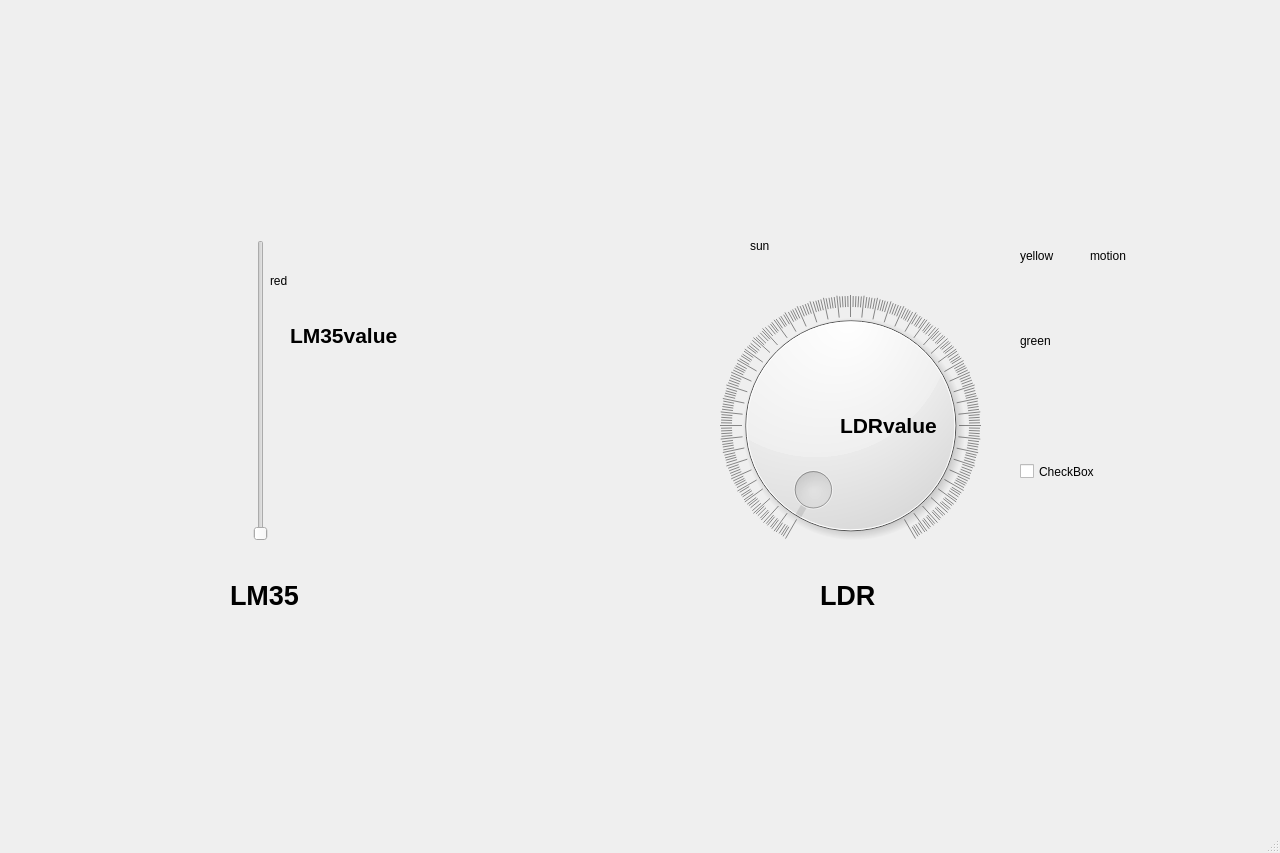
<?xml version="1.0" encoding="UTF-8"?>
<ui version="4.0">
 <class>MainWindow</class>
 <widget class="QMainWindow" name="MainWindow">
  <property name="geometry">
   <rect>
    <x>0</x>
    <y>0</y>
    <width>1280</width>
    <height>853</height>
   </rect>
  </property>
  <property name="windowTitle">
   <string>MainWindow</string>
  </property>
  <widget class="QWidget" name="centralwidget">
   <widget class="QLabel" name="sun">
    <property name="geometry">
     <rect>
      <x>750</x>
      <y>150</y>
      <width>251</width>
      <height>191</height>
     </rect>
    </property>
    <property name="text">
     <string>sun</string>
    </property>
   </widget>
   <widget class="QLabel" name="red">
    <property name="geometry">
     <rect>
      <x>270</x>
      <y>240</y>
      <width>121</width>
      <height>81</height>
     </rect>
    </property>
    <property name="text">
     <string>red</string>
    </property>
   </widget>
   <widget class="QSlider" name="LM35_2">
    <property name="geometry">
     <rect>
      <x>250</x>
      <y>240</y>
      <width>21</width>
      <height>301</height>
     </rect>
    </property>
    <property name="sizePolicy">
     <sizepolicy hsizetype="Fixed" vsizetype="Expanding">
      <horstretch>10</horstretch>
      <verstretch>10</verstretch>
     </sizepolicy>
    </property>
    <property name="maximumSize">
     <size>
      <width>21</width>
      <height>16777215</height>
     </size>
    </property>
    <property name="sizeIncrement">
     <size>
      <width>5</width>
      <height>0</height>
     </size>
    </property>
    <property name="baseSize">
     <size>
      <width>0</width>
      <height>0</height>
     </size>
    </property>
    <property name="mouseTracking">
     <bool>false</bool>
    </property>
    <property name="orientation">
     <enum>Qt::Vertical</enum>
    </property>
   </widget>
   <widget class="QLabel" name="LDR">
    <property name="geometry">
     <rect>
      <x>820</x>
      <y>580</y>
      <width>91</width>
      <height>31</height>
     </rect>
    </property>
    <property name="font">
     <font>
      <pointsize>20</pointsize>
      <bold>true</bold>
     </font>
    </property>
    <property name="text">
     <string>LDR</string>
    </property>
   </widget>
   <widget class="QLabel" name="yellow">
    <property name="geometry">
     <rect>
      <x>1020</x>
      <y>220</y>
      <width>131</width>
      <height>71</height>
     </rect>
    </property>
    <property name="text">
     <string>yellow</string>
    </property>
   </widget>
   <widget class="QLabel" name="LDRvalue">
    <property name="geometry">
     <rect>
      <x>840</x>
      <y>390</y>
      <width>111</width>
      <height>71</height>
     </rect>
    </property>
    <property name="font">
     <font>
      <pointsize>16</pointsize>
      <bold>true</bold>
     </font>
    </property>
    <property name="text">
     <string>LDRvalue</string>
    </property>
   </widget>
   <widget class="QDial" name="LDR_2">
    <property name="geometry">
     <rect>
      <x>720</x>
      <y>270</y>
      <width>261</width>
      <height>311</height>
     </rect>
    </property>
    <property name="autoFillBackground">
     <bool>true</bool>
    </property>
    <property name="maximum">
     <number>1023</number>
    </property>
    <property name="value">
     <number>0</number>
    </property>
    <property name="sliderPosition">
     <number>0</number>
    </property>
    <property name="orientation">
     <enum>Qt::Horizontal</enum>
    </property>
    <property name="invertedAppearance">
     <bool>false</bool>
    </property>
    <property name="wrapping">
     <bool>false</bool>
    </property>
    <property name="notchesVisible">
     <bool>true</bool>
    </property>
   </widget>
   <widget class="QLabel" name="green">
    <property name="geometry">
     <rect>
      <x>1020</x>
      <y>300</y>
      <width>131</width>
      <height>81</height>
     </rect>
    </property>
    <property name="maximumSize">
     <size>
      <width>131</width>
      <height>81</height>
     </size>
    </property>
    <property name="text">
     <string>green</string>
    </property>
   </widget>
   <widget class="QLabel" name="motion">
    <property name="geometry">
     <rect>
      <x>1090</x>
      <y>220</y>
      <width>121</width>
      <height>71</height>
     </rect>
    </property>
    <property name="text">
     <string>motion</string>
    </property>
   </widget>
   <widget class="QLabel" name="LM35value">
    <property name="geometry">
     <rect>
      <x>290</x>
      <y>300</y>
      <width>111</width>
      <height>71</height>
     </rect>
    </property>
    <property name="font">
     <font>
      <pointsize>16</pointsize>
      <bold>true</bold>
     </font>
    </property>
    <property name="text">
     <string>LM35value</string>
    </property>
   </widget>
   <widget class="QLabel" name="LM35">
    <property name="geometry">
     <rect>
      <x>230</x>
      <y>580</y>
      <width>91</width>
      <height>31</height>
     </rect>
    </property>
    <property name="font">
     <font>
      <pointsize>20</pointsize>
      <bold>true</bold>
     </font>
    </property>
    <property name="text">
     <string>LM35</string>
    </property>
   </widget>
   <widget class="QCheckBox" name="CheckBox">
    <property name="geometry">
     <rect>
      <x>1020</x>
      <y>460</y>
      <width>91</width>
      <height>23</height>
     </rect>
    </property>
    <property name="text">
     <string>CheckBox</string>
    </property>
   </widget>
   <zorder>sun</zorder>
   <zorder>red</zorder>
   <zorder>LM35_2</zorder>
   <zorder>LDR</zorder>
   <zorder>yellow</zorder>
   <zorder>green</zorder>
   <zorder>motion</zorder>
   <zorder>LM35value</zorder>
   <zorder>LM35</zorder>
   <zorder>LDR_2</zorder>
   <zorder>LDRvalue</zorder>
   <zorder>CheckBox</zorder>
  </widget>
  <widget class="QMenuBar" name="menubar">
   <property name="geometry">
    <rect>
     <x>0</x>
     <y>0</y>
     <width>1280</width>
     <height>23</height>
    </rect>
   </property>
  </widget>
  <widget class="QStatusBar" name="statusbar"/>
 </widget>
 <resources/>
 <connections/>
</ui>
